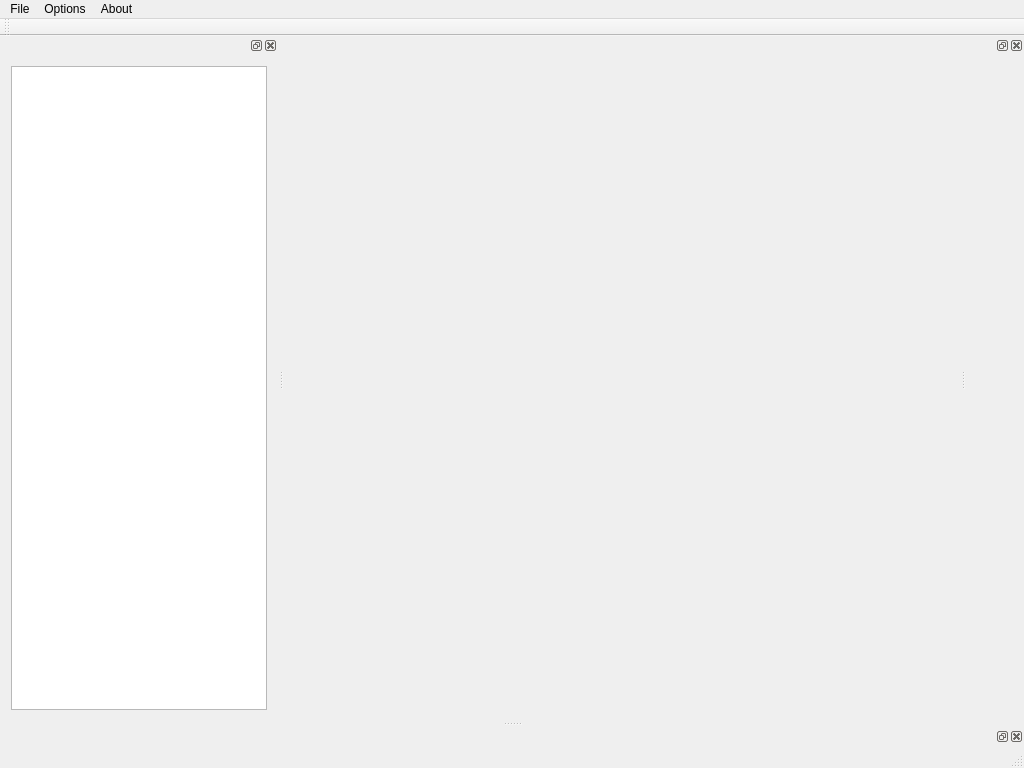
<?xml version="1.0" encoding="UTF-8"?>
<ui version="4.0">
 <class>GEAREditorClass</class>
 <widget class="QMainWindow" name="GEAREditorClass">
  <property name="geometry">
   <rect>
    <x>0</x>
    <y>0</y>
    <width>1024</width>
    <height>768</height>
   </rect>
  </property>
  <property name="windowTitle">
   <string>GEAREditor</string>
  </property>
  <widget class="QWidget" name="centralWidget">
   <widget class="GLContext" name="renderSurface" native="true">
    <property name="geometry">
     <rect>
      <x>-1</x>
      <y>-1</y>
      <width>701</width>
      <height>581</height>
     </rect>
    </property>
   </widget>
  </widget>
  <widget class="QMenuBar" name="menuBar">
   <property name="geometry">
    <rect>
     <x>0</x>
     <y>0</y>
     <width>1024</width>
     <height>21</height>
    </rect>
   </property>
   <widget class="QMenu" name="menuFile">
    <property name="title">
     <string>File</string>
    </property>
    <widget class="QMenu" name="menuNew">
     <property name="title">
      <string>New...</string>
     </property>
     <addaction name="actionProject"/>
    </widget>
    <addaction name="menuNew"/>
    <addaction name="actionOpen_2"/>
   </widget>
   <widget class="QMenu" name="menuOptions">
    <property name="title">
     <string>Options</string>
    </property>
   </widget>
   <widget class="QMenu" name="menuAbout">
    <property name="title">
     <string>About</string>
    </property>
    <addaction name="actionHelp"/>
    <addaction name="actionContribute"/>
   </widget>
   <addaction name="menuFile"/>
   <addaction name="menuOptions"/>
   <addaction name="menuAbout"/>
  </widget>
  <widget class="QToolBar" name="mainToolBar">
   <attribute name="toolBarArea">
    <enum>TopToolBarArea</enum>
   </attribute>
   <attribute name="toolBarBreak">
    <bool>false</bool>
   </attribute>
  </widget>
  <widget class="QStatusBar" name="statusBar"/>
  <widget class="QDockWidget" name="loggingWindow">
   <attribute name="dockWidgetArea">
    <number>8</number>
   </attribute>
   <widget class="QWidget" name="dockWidgetContents_3"/>
  </widget>
  <widget class="QDockWidget" name="sceneWindow">
   <attribute name="dockWidgetArea">
    <number>1</number>
   </attribute>
   <widget class="QWidget" name="dockWidgetContents_15">
    <layout class="QVBoxLayout" name="verticalLayout_2">
     <item>
      <widget class="QListView" name="ComponentsList">
       <property name="gridSize">
        <size>
         <width>0</width>
         <height>0</height>
        </size>
       </property>
      </widget>
     </item>
    </layout>
   </widget>
  </widget>
  <widget class="QDockWidget" name="propertiesWindow">
   <attribute name="dockWidgetArea">
    <number>2</number>
   </attribute>
   <widget class="QWidget" name="dockWidgetContents_16"/>
  </widget>
  <action name="actionHelp">
   <property name="text">
    <string>Help</string>
   </property>
  </action>
  <action name="actionContribute">
   <property name="text">
    <string>Contribute</string>
   </property>
  </action>
  <action name="actionProject">
   <property name="text">
    <string>Scene</string>
   </property>
  </action>
  <action name="actionOpen_2">
   <property name="text">
    <string>Open</string>
   </property>
  </action>
 </widget>
 <layoutdefault spacing="6" margin="11"/>
 <customwidgets>
  <customwidget>
   <class>GLContext</class>
   <extends>QWidget</extends>
   <header>glcontext.h</header>
   <container>1</container>
  </customwidget>
 </customwidgets>
 <resources>
  <include location="geareditor.qrc"/>
 </resources>
 <connections/>
</ui>
